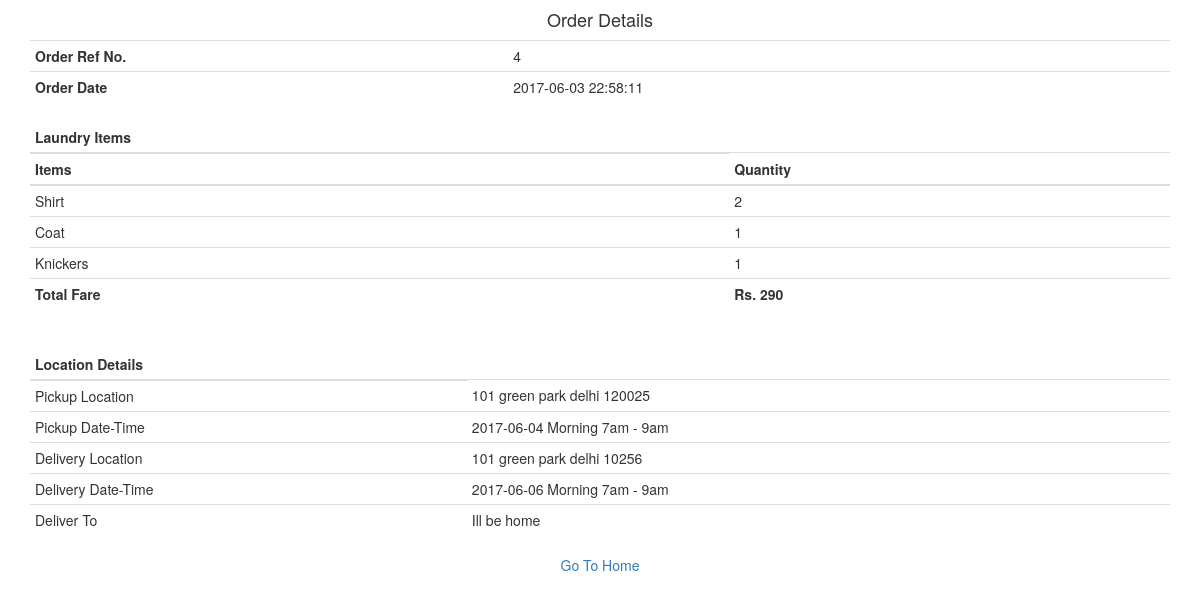
/myorders/order/4 (signed in), run on the app's committed database.
### Order/models.py (models this page shows, shortened)
class OrderInfo(models.Model):
    pickup_date = models.CharField(max_length=100,null=True)
    pickup_time = models.CharField(max_length=100,null=True)
    pickup_add = models.CharField(max_length=100,null=True)
    pickup_city = models.CharField(max_length=100,null=True)
    pickup_pin = models.CharField(max_length=100,null=True)
    del_date = models.CharField(max_length=100,null=True)
    del_time = models.CharField(max_length=100,null=True)
    del_add = models.CharField(max_length=100,null=True)
    del_city = models.CharField(max_length=100,null=True)
    del_pin = models.CharField(max_length=100,null=True)
    del_option = models.ForeignKey(DeliverTo, on_delete=models.CASCADE, null=True)
    total_fare = models.IntegerField(null=True)

class OrderPlaced(models.Model):
    user_id = models.ForeignKey(User, on_delete=models.CASCADE)
    order_info_id = models.ForeignKey(OrderInfo, on_delete=models.CASCADE)
    order_date = models.CharField(max_length=100, null=True)

class OrderItems(models.Model):
    order_info_id = models.ForeignKey(OrderInfo, on_delete=models.CASCADE)
    items = models.ForeignKey(Items, on_delete=models.CASCADE)
    quantity = models.CharField(max_length=10, null=True)

class Items(models.Model):
    category_id = models.ForeignKey(Category, on_delete=models.CASCADE)
    type = models.CharField(max_length=50)
    rate = models.IntegerField()

class DeliverTo(models.Model):
    options = models.CharField(max_length=100)
    def __str__(self):
        return (self.options)

### Order/views.py (the view)
# urls.py: url(r'^myorders/order/(?P<pk>[0-9]+)', views.orderdisplay, name='orderdisplay'),
def orderdisplay(request, pk):
    if request.user.is_authenticated():
        orderplaced = OrderPlaced.objects.get(order_info_id=pk)
        if(request.user == orderplaced.user_id):
            order_info = OrderInfo.objects.get(pk=pk)
            items_ordered = OrderItems.objects.filter(order_info_id=pk)
            return render(request, 'Order/placed_order.html', {'order_info': order_info, 'items': items_ordered,
                                                               'date': orderplaced.order_date})
        else:
            return HttpResponse("Order Not Found!")
    else:
        return render(request, 'Order/login.html', {})

### Order/templates/Order/placed_order.html
{% extends 'user/base.html' %}
{% block body %}
<div class="container text-center">
<h4>Order Details</h4>
<table class="table table-condensed text-left">
    <tbody>
        <tr>
            <td><b>Order Ref No.</b></td>
            <td>{{ order_info.id }}</td>
        </tr>
        <tr>
            <td><b>Order Date</b></td>
            <td>{{ date }}</td>
        </tr>
    </tbody>
</table>
<table class="table table-condensed text-left">
    <thead>
    <tr>
        <th>
            Laundry Items
        </th>
    </tr>
    </thead>
    <thead>
      <tr>
        <th>Items</th>
        <th>Quantity</th>
      </tr>
    </thead>
    <tbody>
    {% for x in items %}
      <tr>
        <td>{{ x.items.type }}</td>
        <td>{{ x.quantity }}</td>
      </tr>
    {% endfor %}
        <tr>
        <td><b>Total Fare</b></td>
        <td><b>Rs. {{ order_info.total_fare }}</b></td>
        </tr>
    </tbody>
</table>
<br>
<table class="table table-condensed text-left">
    <thead>
    <tr>
        <th>
            Location Details
        </th>
    </tr>
    </thead>
    <tbody>
    <tr>
        <td>Pickup Location</td>
        <td>{{ order_info.pickup_add }} {{ order_info.pickup_city }} {{ order_info.pickup_pin }}</td>
    </tr>
    <tr>
        <td>Pickup Date-Time</td>
        <td>{{ order_info.pickup_date }} {{ order_info.pickup_time }} </td>
    </tr>
    <tr>
        <td>Delivery Location</td>
        <td>{{ order_info.del_add }} {{ order_info.del_city }} {{ order_info.del_pin }}</td>
    </tr>
    <tr>
        <td>Delivery Date-Time</td>
        <td>{{ order_info.del_date }} {{ order_info.del_time }} </td>
    </tr>
    <tr>
        <td>Deliver To</td>
        <td>{{ order_info.del_option }} </td>
    </tr>
   </tbody>
</table>
<a href="{% url 'order:home' %}">Go To Home</a>
</div>
{% endblock %}

### data on the page
OrderInfo: id "4", total_fare "290", pickup_add "101 green park", pickup_city "delhi", pickup_pin "120025", pickup_date "2017-06-04", pickup_time "Morning 7am - 9am", del_add "101 green park", del_city "delhi", del_pin "10256", del_date "2017-06-06", del_time "Morning 7am - 9am", del_option "Ill be home"
OrderPlaced: order_date "2017-06-03 22:58:11"
OrderItems: items.type "Shirt", quantity "2"
OrderItems: items.type "Coat", quantity "1"
OrderItems: items.type "Knickers", quantity "1"
